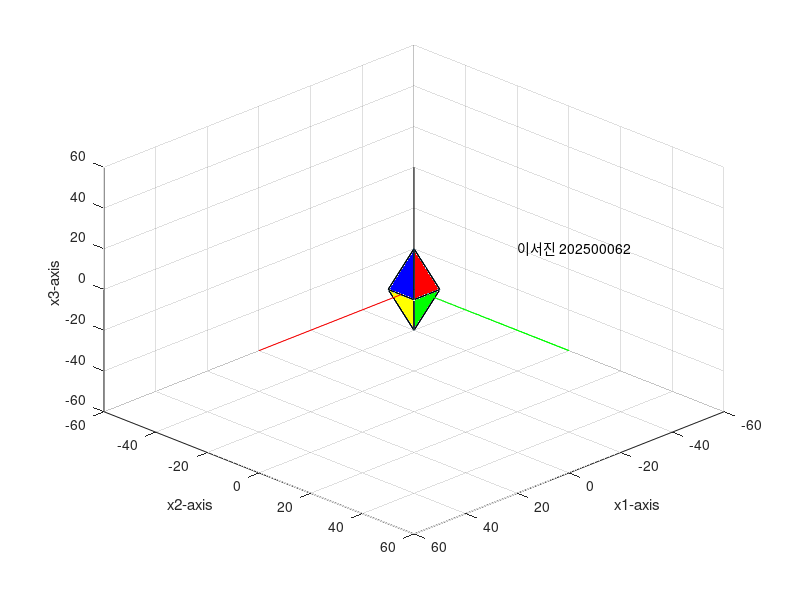

Write MATLAB code to recreate this figure.
% 8면체 diamond wireframe 정의.
% 닫힌 형태의 도형을 그리려면 시작점과 끝점이 같아야 한다.
% 아래를 보면 1, 4, 7번, 5, 8번 등 동일한 점이 여러 개 있는 것을 볼 수 있다.
% 여러 개(8개)의 면을 표현하기 위함.
%   1  2 3  4  5 6   7  8  9  10 11 12 13
d=[ 0  5 5  0 -5 5   0 -5 -5   0  5 -5  0;
    0 -5 5  0  5 5   0  5 -5   0 -5 -5  0;
   20  0 0 20  0 0 -20  0  0 -20  0  0 20;
    1  1 1  1  1 1   1  1  1   1  1  1  1];

p = [1 2 3; 4 5 6; 5 6 7; 8 9 10; 9 10 11; 11 12 13; 1 8 9; 2 3 7];
c = ['b';'r';'g';'w';'k';'c';'m';'y'];

% x3축 기준 CCW로 360도(2pi) 회전하기.
for psi = 0:0.04:2*pi
    % yaw 회전하는 회전행렬 정의.
    % yaw: x3축 기준 psi만큼 ccw 회전.
    % loop가 진행되면서 psi가 커짐에 따라 원본 데이터에서 더 많이 회전하게 된다.
    Rz = [cos(psi) -sin(psi) 0 0; sin(psi) cos(psi) 0 0; 0 0 1 0; 0 0 0 1];
    % 회전된 좌표 계산.
    y = Rz*d;
    
    % loop가 끝난 후에도 그림을 계속 띄워두고 싶어서 clf 위치를 옮김.
    clf;

    line(y(1,:), y(2,:), y(3,:));

    for i = 1:1:8
        patch([y(1,p(i,1)) y(1,p(i,2)) y(1,p(i,3))], [y(2,p(i,1)) y(2,p(i,2)) y(2,p(i,3))], ...
            [y(3,p(i,1)) y(3,p(i,2)) y(3,p(i,3))],c(i));
    end

    line([60 0 0], [0 0 0], [0 0 0],'Color','r');
    line([0 0 0], [0 60 0], [0 0 0],'Color','g');
    line([0 0 0], [0 0 0], [0 0 60],'Color','k');

    xlabel('x1-axis'); ylabel('x2-axis'); zlabel('x3-axis');
    text(20, 60, 60, '이서진 202500062');
    axis([-60 60 -60 60 -60 60]);
    % 원점을 바라보는 위치를 좌표 (60, 60, 60)으로 고정.
    view([60,60,60]);
    grid;
    pause(0.000001);
end
